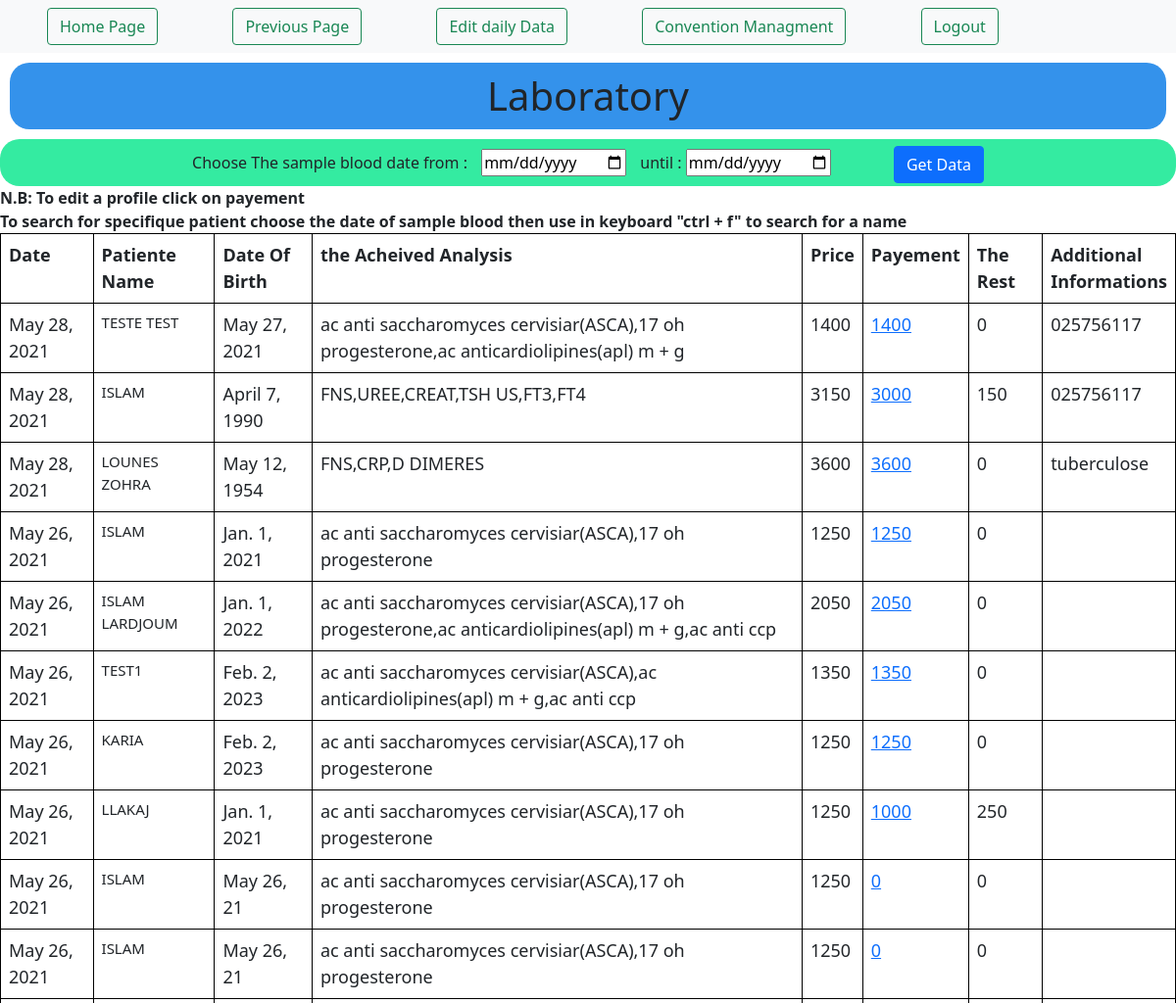
Page /lab/vislab/ (signed in, upper part) on the earlier database version.
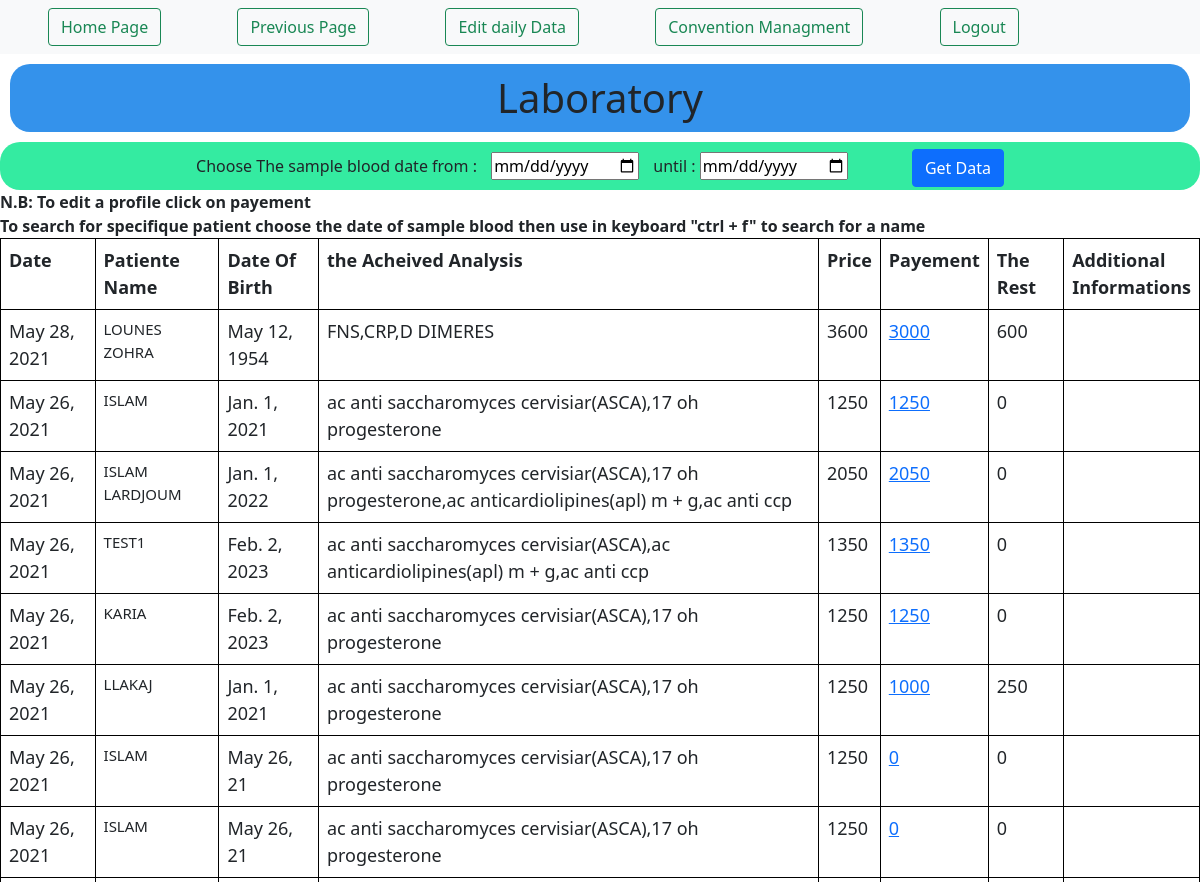
Same page on the later database version.
### labo/models.py (models this page shows)
class Labo(models.Model):
	dt = models.DateField(auto_now_add = True)
	p_name = models.CharField(max_length = 200)
	dob = models.DateField()
	params = models.TextField(max_length=500)
	lab_price = models.IntegerField(default = 0)
	price = models.IntegerField(default = 0)
	pay = models.IntegerField(default = 0)
	rest = models.IntegerField(default=0)
	info = models.TextField(max_length=200, blank = True)

### labo/views.py (the view)
# urls.py: path('vislab/', vislab, name="vislab" ),
@login_required(login_url='login')
def vislab(request):
	getdata = Labo.objects.all().order_by('-dt')
	if request.method== 'POST':
		req = request.POST
		dep = req['sdate']
		fin = req['ldate']
		get_sdata = Labo.objects.filter(dt__lte = fin).filter(dt__gte=dep)
		return render(request, 'filterlab.html', {'getsdata' : get_sdata})
	context = {
		'getdata' : getdata
	}
	return render(request,'editlab.html',context)

### labo/templates/editlab.html (shortened to what this page needs)
<!DOCTYPE html>
<html>
<head>
	<link href="https://cdn.jsdelivr.net/npm/bootstrap@5.0.0/dist/css/bootstrap.min.css" rel="stylesheet">
</head>
<body>
	<nav class="navbar navbar-light bg-light">
        <div id="navdiv">
            <a href="{% url 'home' %}"><button class="btn btn-outline-success ms-5 me-4" type="button">Home Page</button></a>
            <a href="{% url 'calclab' %}"> <button class="btn btn-outline-success ms-5 me-4" type="button">Previous Page</button></a>
            <a href="{% url 'visedit' %}"> <button class="btn btn-outline-success ms-5 me-4" type="button">Edit daily Data</button></a>
            <a href="{% url 'convention' %}"> <button class="btn btn-outline-success ms-5 me-4" type="button">Convention Managment</button></button></a>
            <a href="{% url 'logout' %}"><button class="btn btn-outline-success ms-5 me-4" type="button">Logout</button></a>
        </div>
    </nav>
<h1> Laboratory </h1>
<div id="ddiv">
	<form method="POST" action="">{% csrf_token %}
	<label> Choose The sample blood date from : </label>
	<input type="date" name="sdate"  id="sdate">
	<label> until : </label>
	<input type="date" name="ldate"  id="ldate">
	<input type="submit" name="valid" value="Get Data" class="btn btn-primary" id="vdate">
	</form>
</div>
{% block content %}
<label class="lbl">N.B: To edit a profile click on payement </label> <br>
<label class="lbl"> To search for specifique patient choose the date of sample blood then use in keyboard  "ctrl + f" to search for a name </label>
<table class="table table-hover ">
	<tr>
		<th>Date</th>
		<th> Patiente Name</th>
		<th>Date Of Birth</th>
		<th id="p">the Acheived Analysis</th>
		<th>Price</th>
		<th>Payement</th>
		<th>The Rest</th>
		<th id="i">Additional Informations</th>
	</tr>
	{% for data in getdata %}
	<tr>
		<td id="dt">{{data.dt}}</td>
		<td style="text-transform: uppercase;font-size: 15px">{{data.p_name}}</td>
		<td>{{data.dob}}</td>
		<td>{{data.params}}</td>
		<td>{{data.price}}</td>
		<td><a href="{% url 'editprev' data.id %}"> {{data.pay}}</a></td>
		<td>{{data.rest}}</td>
		<td>{{data.info}}</td>
	</tr>
	{% endfor %}
</table>
{% endblock %}
</body>
</html>

Differences in the rows shown:
removed Labo: dt "May 28, 2021", p_name "TESTE TEST", dob "May 27, 2021", params "ac anti saccharomyces cervisiar(ASCA),17 oh progesterone,ac anticardiolipines(apl) m + g", price "1400", pay "1400", rest "0", info "025756117"
removed Labo: dt "May 28, 2021", p_name "ISLAM", dob "April 7, 1990", params "FNS,UREE,CREAT,TSH US,FT3,FT4", price "3150", pay "3000", rest "150", info "025756117"
changed Labo "May 28, 2021": pay "3600" → "3000"; rest "0" → "600"; info "tuberculose" → (not shown)
